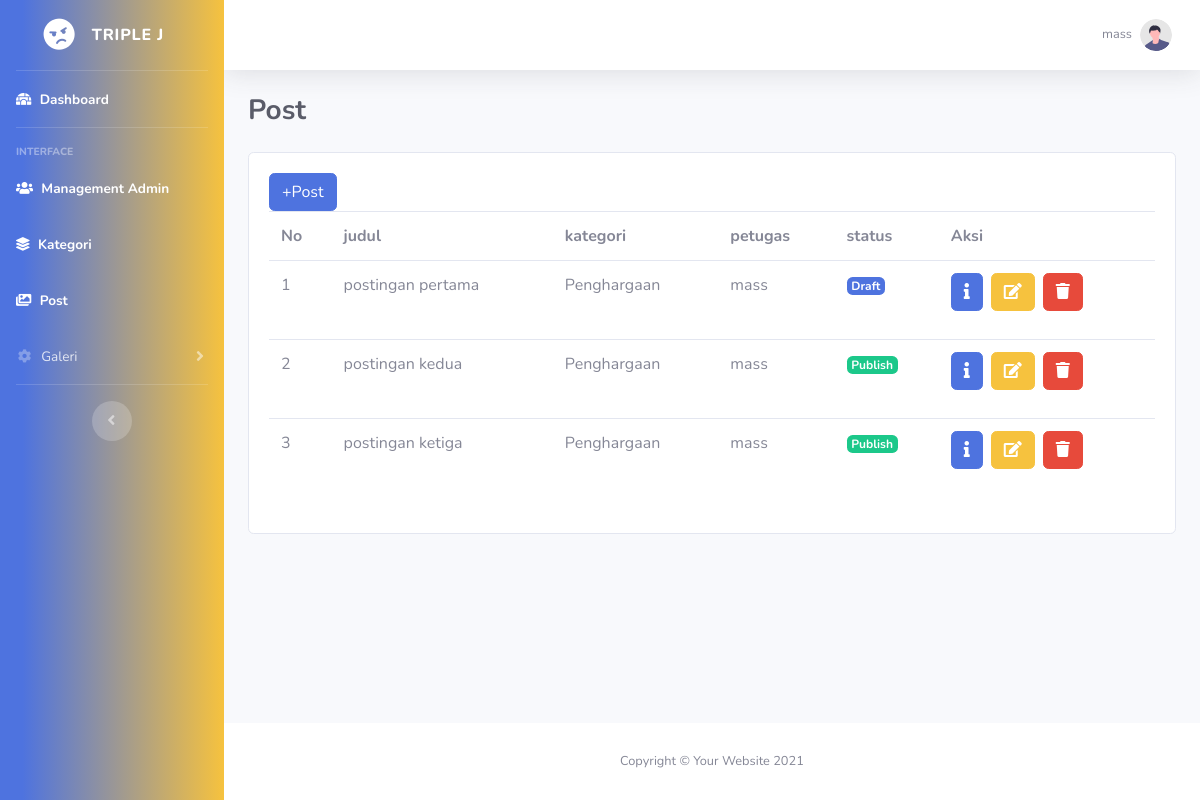
/post.php (signed in), run on the app's committed database.
### tables this page shows
CREATE TABLE `posts` (
  `id` int(11) NOT NULL,
  `judul` varchar(255) NOT NULL,
  `kategori_id` int(11) NOT NULL,
  `isi` text NOT NULL,
  `petugas_id` int(11) NOT NULL,
  `status` varchar(255) NOT NULL,
  `created_at` timestamp NOT NULL DEFAULT current_timestamp() ON UPDATE current_timestamp()
);

CREATE TABLE `kategori` (
  `id` int(11) NOT NULL,
  `judul` varchar(255) NOT NULL
);

CREATE TABLE `petugas` (
  `id` int(255) NOT NULL,
  `username` varchar(255) NOT NULL,
  `password` varchar(255) NOT NULL,
  `created_at` timestamp NOT NULL DEFAULT current_timestamp() ON UPDATE current_timestamp()
);

### post.php (the view, shortened to what this page needs)
<!DOCTYPE html>
<html lang="en">
<head>
    <link href="vendor/fontawesome-free/css/all.min.css" rel="stylesheet" type="text/css">
    <link href="css/sb-admin-2.min.css" rel="stylesheet">
</head>
<body id="page-top">
    <div id="wrapper">
    <?php
    include 'sidebar.php'
    ?>
        <div id="content-wrapper" class="d-flex flex-column">
            <div id="content">
                <?php
                include 'navbar.php'
                ?>
                <div class="container-fluid">
                    <div class="d-sm-flex align-items-center justify-content-between mb-4">
                        <h1 class="h3 font-weight-bold mb-0 text-gray-800">Post</h1>
                    </div>
<div class="card">
    <div class="card-body">
        <a href="add_post.php" class="btn btn-primary">+Post</a>
        <table class="table">
            <tr>
                <th>No</th>
                <th>judul</th>
                <th>kategori</th>
                <th>petugas</th>
                <th>status</th>
                <th>Aksi</th>
            </tr>
            <?php
		include 'koneksi.php';
		$no = 1;
		$data = mysqli_query($conn, "SELECT posts.*, kategori.judul AS nama_kategori, petugas.username AS nama_petugas FROM posts JOIN kategori ON posts.kategori_id = kategori.id JOIN petugas ON posts.petugas_id = petugas.id");
                    while($d = mysqli_fetch_array($data)){
			?>
            <tr>
				<td><?php echo $no++; ?></td>
				<td><?php echo $d['judul']; ?></td>
				<td><?php echo $d['nama_kategori'] ?></td>
				<td><?php echo $d['nama_petugas']; ?></td>
                <td>
                <?php
                $status = $d['status'];
                if ($status == 'publish') {
                echo '<span class="badge bg-success text-white">Publish</span>';
                } elseif ($status == 'draft') {
                echo '<span class="badge bg-primary text-white">Draft</span>';
                }
                ?>
                </td>
                <td class="d-flex">
                <a href="#" class="btn btn-primary btn-md mb-3 mr-2" data-toggle="modal" data-target="#modalView<?php echo $d['id']; ?>">
        <i class="fa fa-info" aria-hidden="true"></i>
    </a>
            <a href="edit_post.php?id=<?php echo $d['id']; ?>" class="btn btn-warning btn-md mb-3 mr-2">
        <i class="fas fa-edit"></i>
    </a>
    <a href="hapus_post.php?id=<?php echo $d['id']; ?>" class="btn btn-danger btn-md mb-3" onclick="return confirm('Apakah anda yakin ingin menghapus data ini?');">
        <i class="fas fa-trash"></i>
    </a>
                </td>
            </tr>
            <?php
		}
		?>
        </table>
    </div>
</div>
                </div>
            </div>
            <footer class="sticky-footer bg-white">
                <div class="container my-auto">
                    <div class="copyright text-center my-auto">
                        <span>Copyright &copy; Your Website 2021</span>
                    </div>
                </div>
            </footer>
        </div>
    </div>
</body>
</html>

### sidebar.php (shortened to what this page needs)
<ul class="navbar-nav custom-bg-gradient sidebar sidebar-dark accordion" id="accordionSidebar">
    <a class="sidebar-brand d-flex align-items-center justify-content-center" href="dashboard.php">
        <div class="sidebar-brand-icon rotate-n-15">
            <i class="fas fa-angry"></i>
        </div>
        <div class="sidebar-brand-text mx-3">Triple J</div>
    </a>
    <hr class="sidebar-divider my-0">
    <li class="nav-item active">
        <a class="nav-link" href="dashboard.php">
        <i class="fas fa-solid fa-igloo"></i>
            <span>Dashboard</span></a>
    </li>
    <hr class="sidebar-divider">
    <div class="sidebar-heading">
        Interface
    </div>
    <li class="nav-item active">
        <a class="nav-link" href="manajemen_admin.php">
            <i class="fas fa-fw fa-users"></i>
            <span>Management Admin</span></a>
    </li>
    <li class="nav-item active">
        <a class="nav-link" href="kategori.php">
        <i class="fas fa-solid fa-layer-group"></i>
            <span>Kategori</span></a>
    </li>
    <li class="nav-item active">
        <a class="nav-link" href="post.php">
        <i class="fas fa-solid fa-images"></i>
            <span>Post</span></a>
    </li>
    <li class="nav-item">
        <a class="nav-link collapsed" href="#" data-toggle="collapse" data-target="#collapseTwo"
            aria-expanded="true" aria-controls="collapseTwo">
            <i class="fas fa-fw fa-cog"></i>
            <span>Galeri</span>
        </a>
    </li>
    <hr class="sidebar-divider d-none d-md-block">
    <div class="text-center d-none d-md-inline">
        <button class="rounded-circle border-0" id="sidebarToggle"></button>
    </div>
</ul>

### navbar.php (shortened to what this page needs)
<nav class="navbar navbar-expand navbar-light bg-white topbar mb-4 static-top shadow">
<ul class="navbar-nav ml-auto">
    <li class="nav-item dropdown no-arrow">
        <a class="nav-link dropdown-toggle" href="#" id="userDropdown" role="button"
            data-toggle="dropdown" aria-haspopup="true" aria-expanded="false">
            <span class="mr-2 d-none d-lg-inline text-gray-600 small"><?php echo $_SESSION ['username'];?></span>
            <img class="img-profile rounded-circle"
                src="img/undraw_profile.svg">
        </a>
    </li>
</ul>
</nav>

### sidebar.php (style rules this page uses)
.custom-bg-gradient { background: linear-gradient(90deg, #4e73df 10%, #f6c23e 100%); }

### data on the page
posts: judul "postingan pertama", kategori.judul "Penghargaan", petugas.username "mass", status "Draft"
posts: judul "postingan kedua", kategori.judul "Penghargaan", petugas.username "mass", status "Publish"
posts: judul "postingan ketiga", kategori.judul "Penghargaan", petugas.username "mass", status "Publish"

### other printed values
$_SESSION ['username'] "mass"
